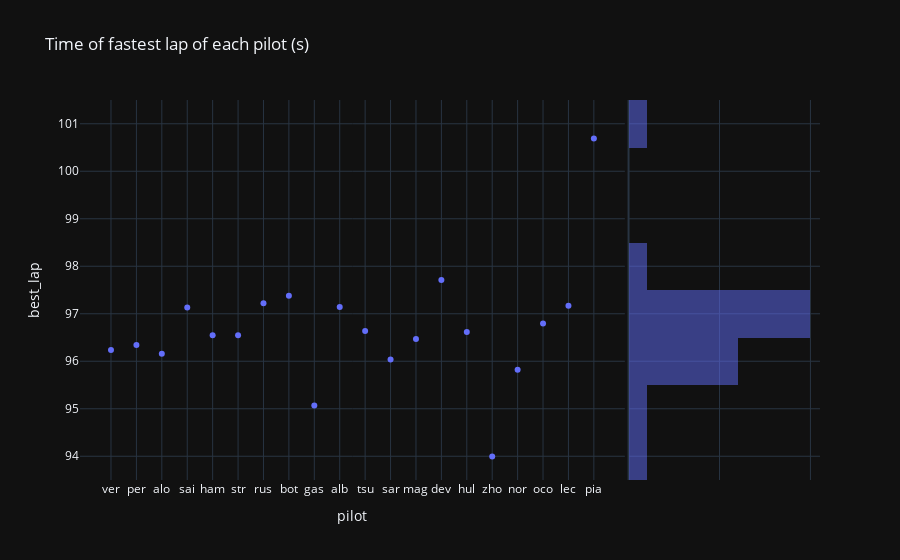

The notebook cell this image was saved under:
### Markdown cell above
### Frontend

#### Last GP

### Code cell
px.scatter(last_gp, x="pilot", y="best_lap", title="Time of fastest lap of each pilot (s)", marginal_y="histogram", template="plotly_dark")

### Figure 1 — Plotly figure (JSON) as saved in the notebook; plotly's stock layout.template omitted (floating-point values rounded to 4 significant figures)
{"data": [{"hovertemplate": "pilot=%{x}<br>best_lap=%{y}<extra></extra>", "legendgroup": "", "marker": {"color": "#636efa", "symbol": "circle"}, "mode": "markers", "name": "", "orientation": "v", "showlegend": false, "type": "scatter", "x": ["ver", "per", "alo", "sai", "ham", "str", "rus", "bot", "gas", "alb", "tsu", "sar", "mag", "dev", "hul", "zho", "nor", "oco", "lec", "pia"], "xaxis": "x", "y": [96.24, 96.34, 96.16, 97.13, 96.55, 96.55, 97.22, 97.38, 95.07, 97.14, 96.64, 96.04, 96.47, 97.71, 96.62, 94.0, 95.82, 96.8, 97.17, 100.7], "yaxis": "y"}, {"alignmentgroup": "True", "bingroup": "y", "hovertemplate": "best_lap=%{y}<br>count=%{x}<extra></extra>", "legendgroup": "", "marker": {"color": "#636efa"}, "name": "", "offsetgroup": "", "opacity": 0.5, "showlegend": false, "type": "histogram", "xaxis": "x2", "y": [96.24, 96.34, 96.16, 97.13, 96.55, 96.55, 97.22, 97.38, 95.07, 97.14, 96.64, 96.04, 96.47, 97.71, 96.62, 94.0, 95.82, 96.8, 97.17, 100.7], "yaxis": "y2"}], "layout": {"barmode": "overlay", "legend": {"tracegroupgap": 0}, "title": {"text": "Time of fastest lap of each pilot (s)"}, "xaxis": {"anchor": "y", "domain": [0, 0.7363], "title": {"text": "pilot"}}, "xaxis2": {"anchor": "y2", "domain": [0.7413, 1], "matches": "x2", "showgrid": true, "showline": false, "showticklabels": false, "ticks": ""}, "yaxis": {"anchor": "x", "domain": [0, 1], "title": {"text": "best_lap"}}, "yaxis2": {"anchor": "x2", "domain": [0, 1], "matches": "y", "showgrid": true, "showticklabels": false}}}
